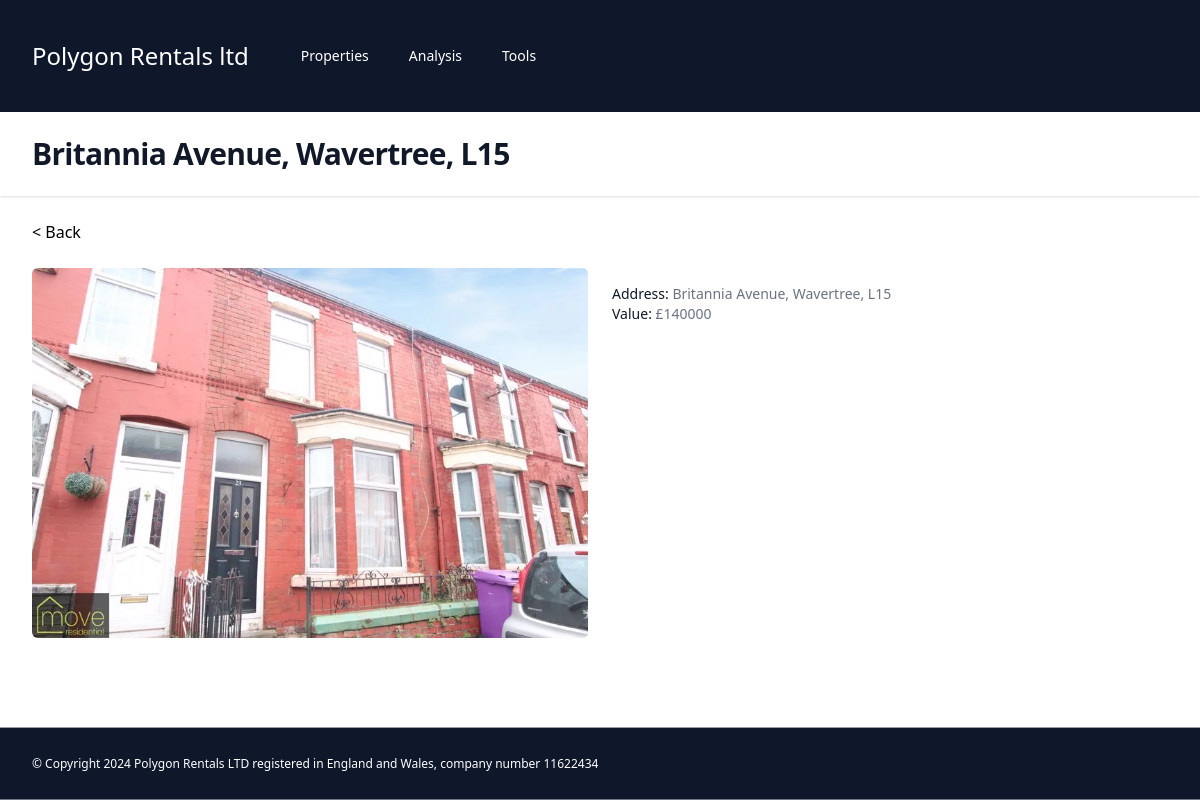
The app's page /4 (signed in) with its own data.
### core/models.py (models this page shows, shortened)
class Property(models.Model):
    owner = models.ForeignKey(User, on_delete=models.CASCADE, null=True, blank=True)
    address = models.CharField(max_length=200)
    value = models.IntegerField(default=0)
    mortgage = models.IntegerField(default=0)
    current_rent = models.IntegerField(default=0)
    market_rent = models.IntegerField(default=0)
    photo = models.ImageField(upload_to='images/', default='')
    city = models.CharField(max_length=200, default='', choices=[('liverpool', 'Liverpool'), ('manchester', 'Manchester'), ('london', 'London')])
    mortgage_deal_expiry_date = models.DateField(default=date.today)
    class Meta:
        verbose_name_plural = "properties"

### core/views.py (the view)
# urls.py: path("<int:pk>", login_required(views.PropertyDetailView.as_view()), name="property-detail"),
class PropertyDetailView(DetailView):
    model = Property
    def get_context_data(self, **kwargs):
        property = Property.objects.get(id=self.object.id)
        context = super().get_context_data(**kwargs)
        context['gross_yield'] = f'{round((property.current_rent * 12) / property.value * 100, 2)}%'
        context['potential_gross_yield'] = f'{round((property.market_rent * 12) / property.value * 100, 2)}%'
        context['is_owner'] = property.owner == self.request.user
        context['mortgage_deal_expiry_date'] = property.mortgage_deal_expiry_date
        context['page_title'] = property.address
        return context

### core/templatetags/custom_tags.py (called while the page is built)
@register.filter(name="add_pound_sign")
def add_pound_sign(value):
    return f'£{value}'

### core/templates/core/property_detail.html
{% extends './includes/base.html' %}
{% load static %}
{% load custom_tags %}
{% block content %}
<a href="/properties">&lt; Back</a>
<div class="mt-6 grid grid-cols-1 gap-x-6 gap-y-10 sm:grid-cols-2 lg:grid-cols-2 xl:gap-x-8">
    <div class="group relative">
        <div class="aspect-h-1 aspect-w-1 w-full overflow-hidden rounded-md bg-gray-200 lg:aspect-none group-hover:opacity-75 lg:h-120">
            <img src="/media/{{ object.photo }}"" alt="" class="h-full w-full object-cover object-center lg:h-full lg:w-full">
        </div>
    </div>
    <div class="group relative">
        <div class="mt-4 flex justify-between">
            <div>
                <p><span class="text-sm font-medium text-gray-900">Address: </span><span class="mt-1 text-sm text-gray-500">{{property.address}}</span></p>
                <p><span class="text-sm font-medium text-gray-900">Value: </span><span class="mt-1 text-sm text-gray-500">{{property.value|add_pound_sign}}</span></p>
            </div>
        </div>
    </div>
</div>
{% endblock %}

### core/templates/core/includes/base.html (shortened to what this page needs)
{% load static %}
{% load custom_tags %}
<link href="{% static '/css/styles.css' %}" rel="stylesheet">
<div class="min-h-full" id="bg-el">
    <nav class="bg-slate-900">
      <div class="mx-auto max-w-7xl px-4 py-6  sm:px-6 lg:px-8">
        <div class="flex h-16 items-center justify-between">
          <div class="flex items-center">
            <div class="flex-shrink-0 text-white text-2xl font-sans">
              <a href="/">Polygon Rentals <span>ltd</span></a>
            </div>
            <div class="hidden md:block">
              <div class="ml-10 flex items-baseline space-x-4">
                {% if request.user.is_authenticated %}
                <a href="/properties" class="{% if page_name == 'properties' %}underline {% endif %}text-white rounded-md px-3 py-2 text-sm font-medium">Properties</a>
                <a href="/analysis" class="{% if page_name == 'analysis' %}underline {% endif %}text-white rounded-md px-3 py-2 text-sm font-medium">Analysis</a>
                <a href="/tools" class="{% if page_name == 'tools' %}underline {% endif %}text-white rounded-md px-3 py-2 text-sm font-medium">Tools</a>
                {% endif %}
              </div>
            </div>
          </div>
        </div>
    </div>
    </nav>
    {% if page_name != 'landing' %}
    <header class="bg-white shadow">
      <div class="mx-auto max-w-7xl px-4 py-6 sm:px-6 lg:px-8">
        <h1 class="text-3xl font-bold tracking-tight text-gray-900">{{page_title}}</h1>
      </div>
    </header>
    {% endif %}
    <main>
      <div class="mx-auto max-w-7xl py-6 sm:px-6 lg:px-8">
        <div>
            {% block content %}{% endblock %}
        </div>
      </div>
    </main>
    <footer class="bg-slate-900 sticky top-full">
      <div class="mx-auto max-w-7xl px-4 py-1 sm:px-6 lg:px-8">
        <div class="flex h-16 items-center justify-between">
          <div class="flex items-center text-white text-xs">
            © Copyright 2024 Polygon Rentals LTD registered in England and Wales, company number 11622434
          </div>
        </div>
    </div>
    </footer>
  </div>

### core/static/css/styles.css (style rules this page uses)
h1, h2, h3, h4, h5, h6 { font-size: inherit; font-weight: inherit; }
a { color: inherit; text-decoration: inherit; }
blockquote, dl, dd, h1, h2, h3, h4, h5, h6, hr, figure, p, pre { margin: 0; }
img, svg, video, canvas, audio, iframe, embed, object { display: block; vertical-align: middle; }
img, video { max-width: 100%; height: auto; }
.relative { position: relative; }
.sticky { position: sticky; }
.top-full { top: 100%; }
.mx-auto { margin-left: auto; margin-right: auto; }
.ml-10 { margin-left: 2.5rem; }
.mt-1 { margin-top: 0.25rem; }
.mt-4 { margin-top: 1rem; }
.mt-6 { margin-top: 1.5rem; }
.flex { display: flex; }
.grid { display: grid; }
.hidden { display: none; }
.h-16 { height: 4rem; }
.h-full { height: 100%; }
.min-h-full { min-height: 100%; }
.w-full { width: 100%; }
.max-w-7xl { max-width: 80rem; }
.flex-shrink-0 { flex-shrink: 0; }
.grid-cols-1 { grid-template-columns: repeat(1, minmax(0, 1fr)); }
.items-center { align-items: center; }
.items-baseline { align-items: baseline; }
.justify-between { justify-content: space-between; }
.gap-x-6 { -moz-column-gap: 1.5rem; column-gap: 1.5rem; }
.gap-y-10 { row-gap: 2.5rem; }
.space-x-4 > :not([hidden]) ~ :not([hidden]) { --tw-space-x-reverse: 0; margin-right: calc(1rem * var(--tw-space-x-reverse)); margin-left: calc(1rem * calc(1 - var(--tw-space-x-reverse))); }
.overflow-hidden { overflow: hidden; }
.rounded-md { border-radius: 0.375rem; }
.bg-gray-200 { --tw-bg-opacity: 1; background-color: rgb(229 231 235 / var(--tw-bg-opacity)); }
.bg-slate-900 { --tw-bg-opacity: 1; background-color: rgb(15 23 42 / var(--tw-bg-opacity)); }
.bg-white { --tw-bg-opacity: 1; background-color: rgb(255 255 255 / var(--tw-bg-opacity)); }
.object-cover { -o-object-fit: cover; object-fit: cover; }
.object-center { -o-object-position: center; object-position: center; }
.px-3 { padding-left: 0.75rem; padding-right: 0.75rem; }
.px-4 { padding-left: 1rem; padding-right: 1rem; }
.py-1 { padding-top: 0.25rem; padding-bottom: 0.25rem; }
.py-2 { padding-top: 0.5rem; padding-bottom: 0.5rem; }
.py-6 { padding-top: 1.5rem; padding-bottom: 1.5rem; }
.font-sans { font-family: ui-sans-serif, system-ui, -apple-system, BlinkMacSystemFont, "Segoe UI", Roboto, "Helvetica Neue", Arial, "Noto Sans", sans-serif, "Apple Color Emoji", "Segoe UI Emoji", "Segoe UI Symbol", "Noto Color Emoji"; }
.text-2xl { font-size: 1.5rem; line-height: 2rem; }
.text-3xl { font-size: 1.875rem; line-height: 2.25rem; }
.text-sm { font-size: 0.875rem; line-height: 1.25rem; }
.text-xs { font-size: 0.75rem; line-height: 1rem; }
.font-bold { font-weight: 700; }
.font-medium { font-weight: 500; }
.tracking-tight { letter-spacing: -0.025em; }
.text-gray-500 { --tw-text-opacity: 1; color: rgb(107 114 128 / var(--tw-text-opacity)); }
.text-gray-900 { --tw-text-opacity: 1; color: rgb(17 24 39 / var(--tw-text-opacity)); }
.text-white { --tw-text-opacity: 1; color: rgb(255 255 255 / var(--tw-text-opacity)); }
.shadow { --tw-shadow: 0 1px 3px 0 rgb(0 0 0 / 0.1), 0 1px 2px -1px rgb(0 0 0 / 0.1); --tw-shadow-colored: 0 1px 3px 0 var(--tw-shadow-color), 0 1px 2px -1px var(--tw-shadow-color); box-shadow: var(--tw-ring-offset-shadow, 0 0 #0000), var(--tw-ring-shadow, 0 0 #0000), var(--tw-shadow); }
@media (min-width: 640px) { .sm\:grid-cols-2 { grid-template-columns: repeat(2, minmax(0, 1fr)); } }
@media (min-width: 640px) { .sm\:px-6 { padding-left: 1.5rem; padding-right: 1.5rem; } }
@media (min-width: 768px) { .md\:block { display: block; } }
@media (min-width: 1024px) { .lg\:h-full { height: 100%; } }
@media (min-width: 1024px) { .lg\:w-full { width: 100%; } }
@media (min-width: 1024px) { .lg\:grid-cols-2 { grid-template-columns: repeat(2, minmax(0, 1fr)); } }
@media (min-width: 1024px) { .lg\:px-8 { padding-left: 2rem; padding-right: 2rem; } }

### records on screen
Property: address "Britannia Avenue, Wavertree, L15", photo (picture), value|add_pound_sign "£140000"
